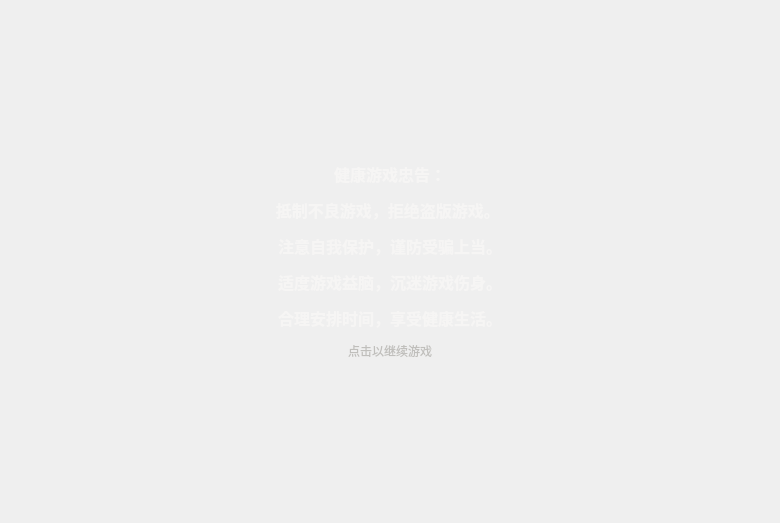
<?xml version="1.0" encoding="UTF-8"?>
<ui version="4.0">
 <class>Widget</class>
 <widget class="QWidget" name="Widget">
  <property name="geometry">
   <rect>
    <x>0</x>
    <y>0</y>
    <width>780</width>
    <height>523</height>
   </rect>
  </property>
  <property name="windowTitle">
   <string/>
  </property>
  <layout class="QGridLayout" name="gridLayout">
   <item row="0" column="0">
    <widget class="QLabel" name="label">
     <property name="text">
      <string>&lt;html&gt;&lt;head/&gt;&lt;body&gt;&lt;p align=&quot;center&quot;&gt;&lt;span style=&quot; font-size:12pt; font-weight:700; color:#f6f5f4;&quot;&gt;健康游戏忠告：&lt;/span&gt;&lt;/p&gt;&lt;p align=&quot;center&quot;&gt;&lt;span style=&quot; font-size:12pt; font-weight:700; color:#f6f5f4;&quot;&gt;抵制不良游戏，拒绝盗版游戏。 &lt;/span&gt;&lt;/p&gt;&lt;p align=&quot;center&quot;&gt;&lt;span style=&quot; font-size:12pt; font-weight:700; color:#f6f5f4;&quot;&gt;注意自我保护，谨防受骗上当。&lt;/span&gt;&lt;/p&gt;&lt;p align=&quot;center&quot;&gt;&lt;span style=&quot; font-size:12pt; font-weight:700; color:#f6f5f4;&quot;&gt;适度游戏益脑，沉迷游戏伤身。&lt;/span&gt;&lt;/p&gt;&lt;p align=&quot;center&quot;&gt;&lt;span style=&quot; font-size:12pt; font-weight:700; color:#f6f5f4;&quot;&gt;合理安排时间，享受健康生活。&lt;/span&gt;&lt;/p&gt;&lt;p align=&quot;center&quot;&gt;&lt;span style=&quot; color:#c0bfbc;&quot;&gt;点击以继续游戏&lt;/span&gt;&lt;/p&gt;&lt;/body&gt;&lt;/html&gt;</string>
     </property>
    </widget>
   </item>
  </layout>
 </widget>
 <resources/>
 <connections/>
</ui>
